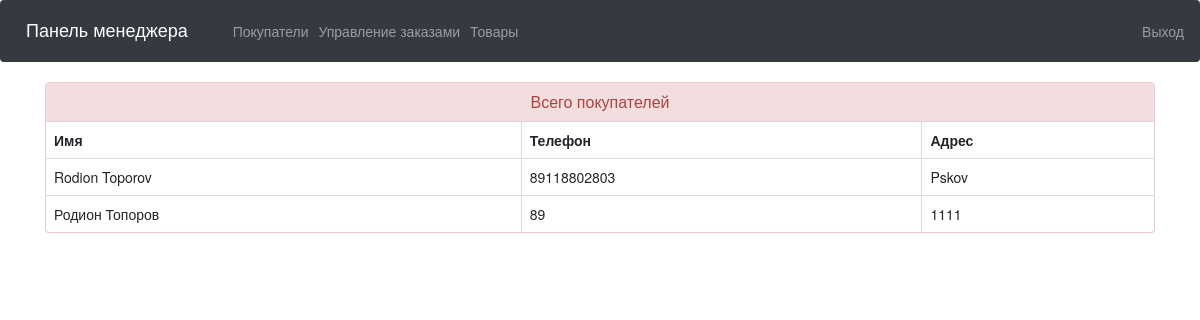
The app's page /view-customer (signed in) with its own data.
### ecom/models.py (models this page shows, shortened)
class Customer(models.Model):
    user=models.OneToOneField(User,on_delete=models.CASCADE)
    profile_pic= models.ImageField(upload_to='profile_pic/CustomerProfilePic/',null=True,blank=True)
    address = models.CharField(max_length=40)
    mobile = models.CharField(max_length=20,null=False)
    @property
    def get_name(self):
        return self.user.first_name+" "+self.user.last_name

### ecom/views.py (the view)
# urls.py: path('view-customer', views.view_customer_view,name='view-customer'),
@login_required(login_url='adminlogin')
def view_customer_view(request):
    customers=models.Customer.objects.all()
    return render(request,'ecom/view_customer.html',{'customers':customers})

### templates/ecom/view_customer.html (shortened to what this page needs)
{% extends 'ecom/admin_base.html' %}
{% load static %}
{% block content %}
<head>
  <link href="//netdna.bootstrapcdn.com/bootstrap/3.0.0/css/bootstrap.min.css" rel="stylesheet" id="bootstrap-css">
</head>
<div class="container">
  <div class="panel panel-danger">
    <div class="panel-heading">
      <h6 class="panel-title">Всего покупателей</h6>
    </div>
    <table class="table table-hover table-bordered" id="dev-table">
      <thead>
        <tr>
          <th>Имя</th>
          <th>Телефон</th>
          <th>Адрес</th>
        </tr>
      </thead>
      {% for c in customers %}
      <tr>
        <td> {{c.get_name}}</td>
        <td>{{c.mobile}}</td>
        <td>{{c.address}}</td>
      </tr>
      {% endfor %}
    </table>
  </div>
</div>
{% endblock content %}

### templates/ecom/view_customer.html (style rules this page uses)
h6 { text-align: center; }

### records on screen
Customer: get_name "Rodion Toporov", mobile "89118802803", address "Pskov"
Customer: get_name "Родион Топоров", mobile "89", address "1111"
